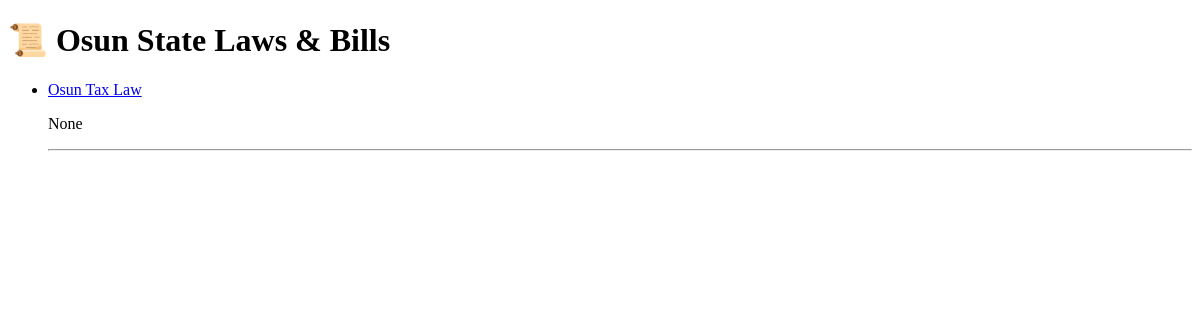
The app's page /, older data.
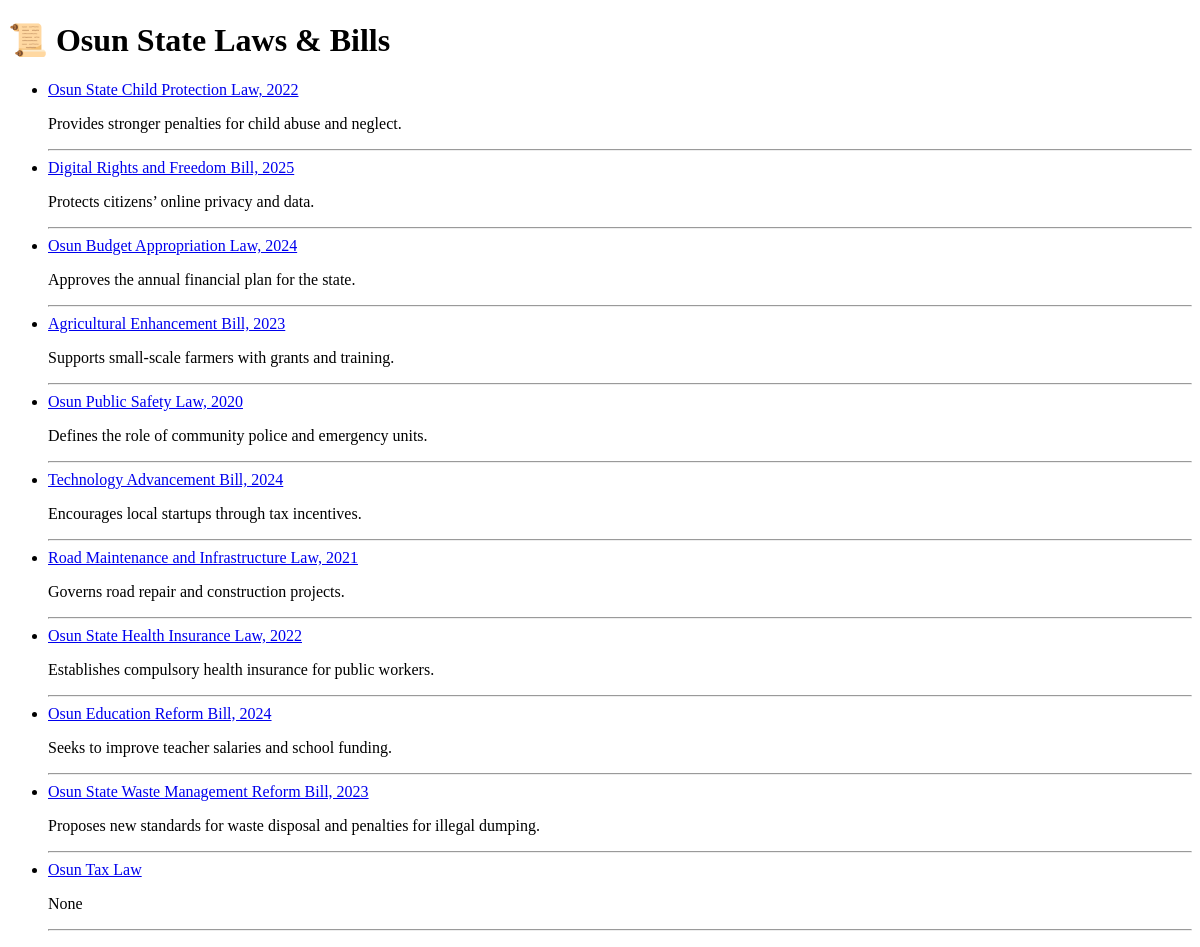
The same page, newer data.
### legislation/models.py (models this page shows, shortened)
class BillOrLaw(models.Model):
    BILL = "BILL"
    LAW = "LAW"
    TYPE_CHOICES = [
        (BILL, "Bill"),
        (LAW, "Law"),
    ]
    type = models.CharField(max_length=10, choices=TYPE_CHOICES)
    title = models.CharField(max_length=225)
    description = models.TextField(blank=True, null=True)
    category = models.ForeignKey(
        Category, on_delete=models.SET_NULL, null=True)
    file = models.FileField(upload_to="documents/")
    price = models.DecimalField(max_digits=8, decimal_places=2, default=0.00)
    is_free = models.BooleanField(default=False)
    created_at = models.DateTimeField(auto_now_add=True)
    updated_at = models.DateTimeField(auto_now=True)

### legislation/views.py (the view)
# urls.py: path('', views.law_list, name='law_list'),
def law_list(request):
    laws = BillOrLaw.objects.all().order_by('-created_at')
    return render(request, 'legislation/law_list.html', {'laws': laws})

### legislation/templates/legislation/law_list.html (shortened to what this page needs)
<!DOCTYPE html>
<html lang="en">
  <head>
  </head>
  <body>
    <h1>📜 Osun State Laws & Bills</h1>
    {% if laws %}
    <ul>
      {% for law in laws %}
      <li>
        <a href="{% url 'law_detail' law.pk %}"> {{ law.title }} </a>
        <p>{{ law.description|truncatewords:20 }}</p>
        <hr />
      </li>
      {% endfor %}
    </ul>
    {% else %}
    <p>No laws or bills available yet.</p>
    {% endif %}
  </body>
</html>

Row changes from the older to the newer data that the page shows:
added BillOrLaw: title "Osun State Child Protection Law, 2022", description "Provides stronger penalties for child abuse and neglect."
added BillOrLaw: title "Digital Rights and Freedom Bill, 2025", description "Protects citizens’ online privacy and data."
added BillOrLaw: title "Osun Budget Appropriation Law, 2024", description "Approves the annual financial plan for the state."
added BillOrLaw: title "Agricultural Enhancement Bill, 2023", description "Supports small-scale farmers with grants and training."
added BillOrLaw: title "Osun Public Safety Law, 2020", description "Defines the role of community police and emergency units."
added BillOrLaw: title "Technology Advancement Bill, 2024", description "Encourages local startups through tax incentives."
added BillOrLaw: title "Road Maintenance and Infrastructure Law, 2021", description "Governs road repair and construction projects."
added BillOrLaw: title "Osun State Health Insurance Law, 2022", description "Establishes compulsory health insurance for public workers."
added BillOrLaw: title "Osun Education Reform Bill, 2024", description "Seeks to improve teacher salaries and school funding."
added BillOrLaw: title "Osun State Waste Management Reform Bill, 2023", description "Proposes new standards for waste disposal and penalties for illegal dumping."
